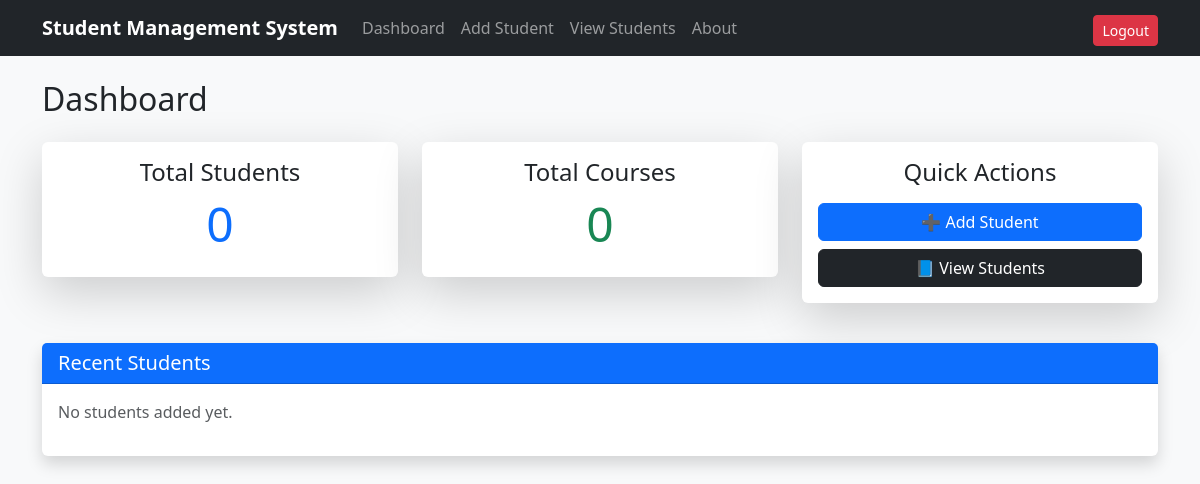
The app's page / (signed in), older data.
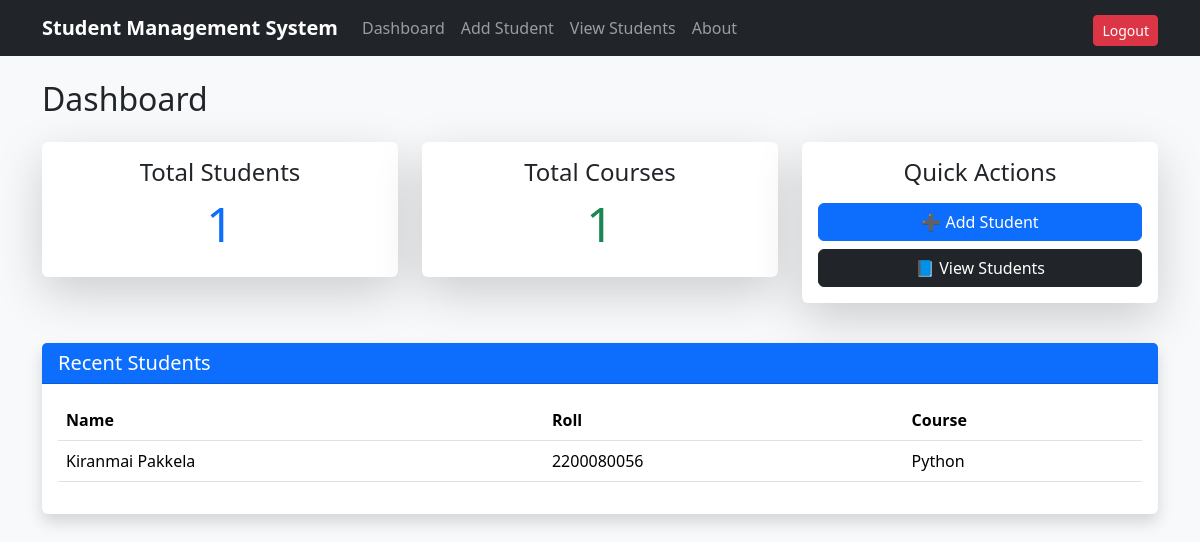
The same page, newer data.
### students/models.py (models this page shows, shortened)
class Student(models.Model):
    first_name = models.CharField(max_length=50)
    last_name = models.CharField(max_length=50)
    email = models.EmailField(unique=True)
    roll_number = models.CharField(max_length=20, unique=True)
    course = models.CharField(max_length=50)
    created_at = models.DateTimeField(auto_now_add=True)

### students/views.py (the view)
# urls.py: path('', views.home, name='home'),
@login_required
def home(request):
    total_students = Student.objects.count()
    courses = Student.objects.values_list('course', flat=True).distinct()
    total_courses = len(courses)
    recent_students = Student.objects.order_by('-id')[:5]
    context = {
        'total_students': total_students,
        'total_courses': total_courses,
        'recent_students': recent_students,
    }
    return render(request, 'students/home.html', context)

### students/templates/students/home.html
{% extends 'students/base.html' %}
{% block content %}
<h2 class="mb-4">Dashboard</h2>
<div class="row">
    <div class="col-md-4 mb-3">
        <div class="card shadow-lg border-0 rounded">
            <div class="card-body text-center">
                <h4>Total Students</h4>
                <h2 class="display-5 text-primary">{{ total_students }}</h2>
            </div>
        </div>
    </div>
    <div class="col-md-4 mb-3">
        <div class="card shadow-lg border-0 rounded">
            <div class="card-body text-center">
                <h4>Total Courses</h4>
                <h2 class="display-5 text-success">{{ total_courses }}</h2>
            </div>
        </div>
    </div>
    <div class="col-md-4 mb-3">
        <div class="card shadow-lg border-0 rounded">
            <div class="card-body text-center">
                <h4>Quick Actions</h4>
                <a href="{% url 'add_student' %}" class="btn btn-primary w-100 mt-2">➕ Add Student</a>
                <a href="{% url 'view_students' %}" class="btn btn-dark w-100 mt-2">📘 View Students</a>
            </div>
        </div>
    </div>
</div>
<div class="card shadow border-0 mt-4">
    <div class="card-header bg-primary text-white">
        <h5 class="mb-0">Recent Students</h5>
    </div>
    <div class="card-body">
        {% if recent_students %}
        <table class="table table-hover">
            <thead>
                <tr>
                    <th>Name</th>
                    <th>Roll</th>
                    <th>Course</th>
                </tr>
            </thead>
            <tbody>
                {% for student in recent_students %}
                <tr>
                    <td>{{ student.first_name }} {{ student.last_name }}</td>
                    <td>{{ student.roll_number }}</td>
                    <td>{{ student.course }}</td>
                </tr>
                {% endfor %}
            </tbody>
        </table>
        {% else %}
        <p class="text-muted">No students added yet.</p>
        {% endif %}
    </div>
</div>
{% endblock %}

Row changes from the older to the newer data that the page shows:
added Student: first_name "Kiranmai", last_name "Pakkela", roll_number "2200080056", course "Python"
Text that changed along with them:
{{ total_students }}: "0" → "1"
{{ total_courses }}: "0" → "1"
text no longer shown: "No students added yet."
text now shown: "Name Roll Course"
